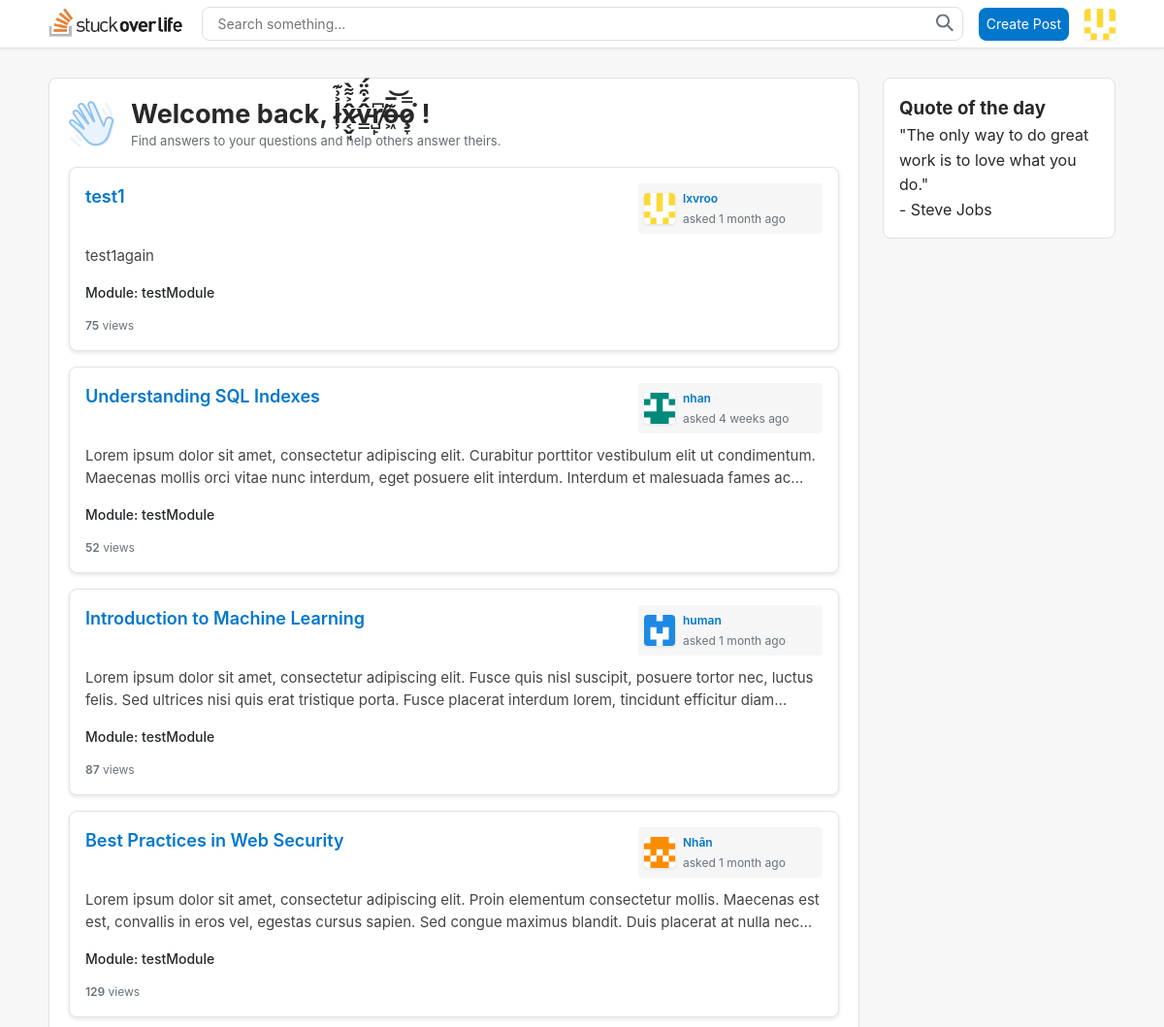
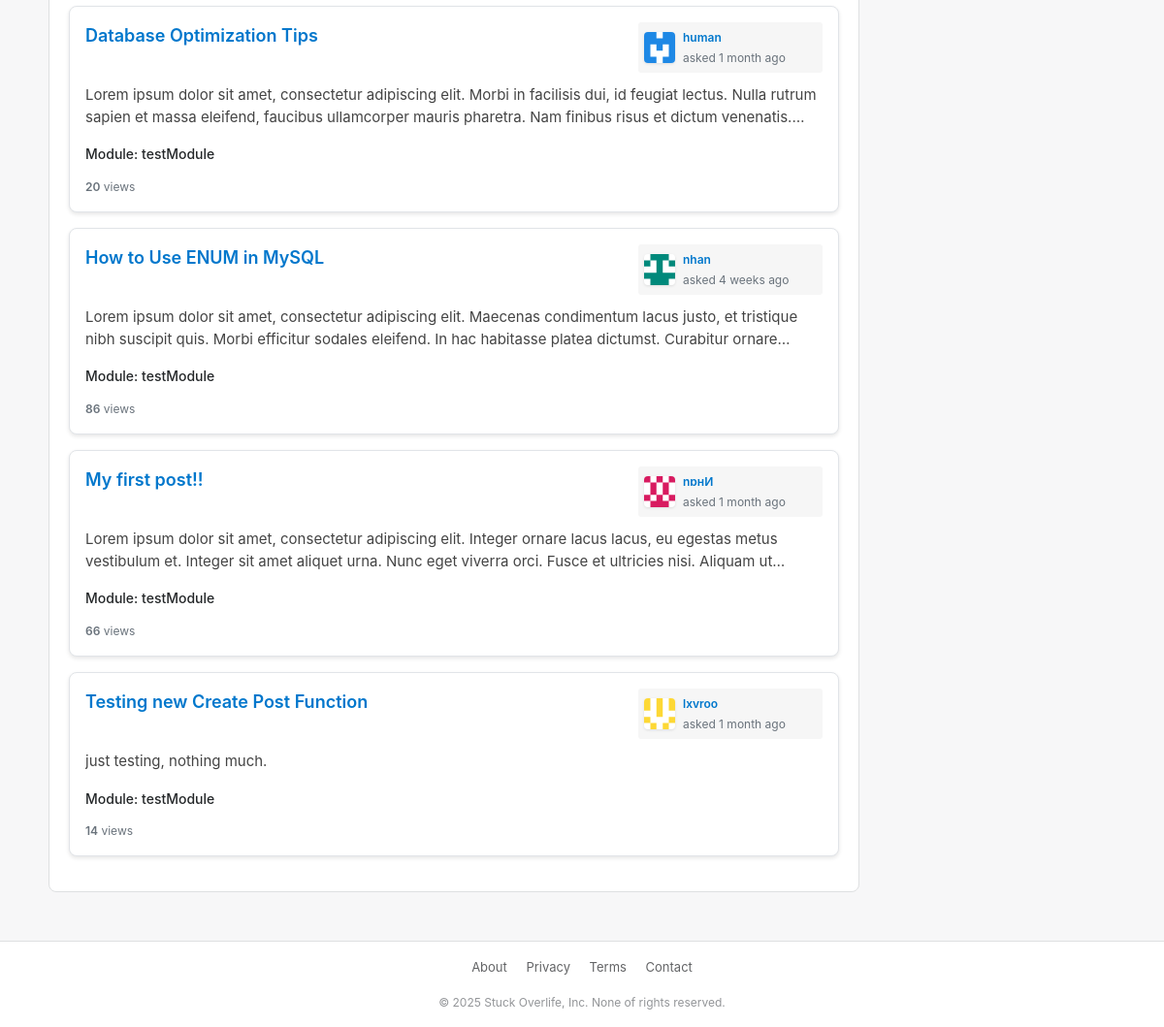
The app's page /index.php (signed in) with its own data (2 pictures, top to bottom).
### tables this page shows
CREATE TABLE `user` (
  `UserID` int(11) NOT NULL,
  `username` varchar(255) NOT NULL,
  `firstname` varchar(100) NOT NULL,
  `lastname` varchar(100) NOT NULL,
  `password` varchar(255) NOT NULL DEFAULT '',
  `avatar` varchar(100) DEFAULT NULL,
  `dob` date DEFAULT NULL,
  `bio` text DEFAULT NULL,
  `status` enum('Active','Blocked','Banned','Archived','Unknown') NOT NULL DEFAULT 'Active',
  `role` enum('user','admin') NOT NULL DEFAULT 'user',
  `createdAt` datetime NOT NULL DEFAULT current_timestamp()
);

CREATE TABLE `posts` (
  `PostID` int(11) NOT NULL,
  `title` varchar(255) NOT NULL,
  `content` text NOT NULL,
  `ModuleID` int(11) NOT NULL,
  `UserID` int(11) NOT NULL,
  `createdAt` datetime NOT NULL DEFAULT current_timestamp(),
  `updatedAt` datetime NOT NULL DEFAULT current_timestamp() ON UPDATE current_timestamp(),
  `AssetID` int(11) DEFAULT NULL,
  `viewCount` int(11) DEFAULT 0,
  `voteCount` int(11) DEFAULT 0
);

CREATE TABLE `modules` (
  `ModuleID` int(11) NOT NULL,
  `moduleName` varchar(255) NOT NULL,
  `description` varchar(255) NOT NULL
);

### includes/functions.php (called while the page is built, shortened)
<?php
    function query($pdo, $sql, $parameters = []) {
        $query = $pdo->prepare($sql);
        $query->execute($parameters);
        return $query;
    }
    function timeAgo($datetime, $full = false) {
        static $now = null;
        try {
            if ($now === null) {
                $now = new DateTime();
            }
            $then = new DateTime($datetime);
            $diff = (array) $now->diff($then);
            $diff['w'] = floor($diff['d'] / 7);
            $diff['d'] -= $diff['w'] * 7;
            $string = array(
                'y' => 'year',
                'm' => 'month',
                'w' => 'week',
                'd' => 'day',
                'h' => 'hour',
                'i' => 'minute',
                's' => 'second',
            );
            foreach($string as $k => &$v) {
                if ($diff[$k]) {
                    $v = $diff[$k] . ' ' . $v . ($diff[$k] > 1 ? 's' : '');
                } else {
                    unset($string[$k]);
                }
            }
            if (!$full) $string = array_slice($string, 0, 1);
            return $string ? implode(', ', $string) . ' ago' : 'just now';
        } catch (Exception $e) {
            error_log('Error in timeAgo function: ' . $e->getMessage());
            return 'unknown time';
        }
    }
    function allPosts($pdo){
        $posts = query($pdo, 'SELECT * FROM posts
        INNER JOIN user ON posts.userid = user.userid
        INNER JOIN modules ON posts.moduleid = modules.moduleid');
        return $posts->fetchAll();
    }
    function getUserByPost($pdo, $id) {
        $parameters = [':id' => $id];
        $query = query($pdo, 'SELECT u.* FROM user u
                              INNER JOIN posts p ON u.UserID = p.UserID
                              WHERE p.PostID = :id', $parameters);
        return $query->fetch();
    }
    function isLoggedIn() {
        return isset($_SESSION['user_id']);
    }
    function getCurrentUser($pdo) {
        if (isLoggedIn()) {
            $params = [':id' => $_SESSION['user_id']];
            $query = query($pdo, 'SELECT * FROM user WHERE userid = :id', $params);
            return $query->fetch();
        }
        return false;
    }
?>

### index.php (called while the page is built, shortened)
<?php
    try {
        include './includes/db.php';
        include './includes/functions.php';
        if (isset($_GET['search']) && !empty($_GET['search'])) {
            $searchTerm = trim($_GET['search']);
            $posts = search($pdo, $searchTerm);
        } else {
            $posts = allPosts($pdo);
        }
        include './views/home.html.php';
        $output = ob_get_clean();
    } catch (PDOException $e) {
        $title = 'An error has occurred';
        $output = 'Database error: ' . $e->getMessage();
    }
    include './views/layout.html.php';
?>

### views/home.html.php (the view)
<?php $pageType = 'home-page';?>
<?php foreach($posts as $post): ?>
    <div class="post">
        <div class="post-with-votes">
            <div class="post-main">
                <div class="post-header">
                    <a class="post-title" href="/coursework/models/posts.php?id=<?= $post['PostID'] ?>"><?= htmlspecialchars($post['title'], ENT_QUOTES, 'UTF-8') ?></a>
                    <div class="user-info">
                        <div class="user-avatar">
                            <?php
                                $author = getUserByPost($pdo, $post['PostID']);
                                $avatar = htmlspecialchars($author['avatar'], ENT_QUOTES, 'UTF-8');
                            ?>
                            <img height="32px" src="/coursework/assets/images/random_pfp/<?= $avatar ?>" alt="User avatar">
                        </div>
                        <div class="user-info-details">
                            <a href="/coursework/models/profile.php?user_id=<?= htmlspecialchars($post['UserID'], ENT_QUOTES, 'UTF-8') ?>" class="user-name"><?= htmlspecialchars($post['username'], ENT_QUOTES, 'UTF-8') ?></a>
                            <span class="user-reputation">asked <?= timeAgo($post['createdAt']) ?></span>
                        </div>
                    </div>
                </div>
                <div class="post-content post-preview">
                    <?php
                    $content = strip_tags(htmlspecialchars($post['content'], ENT_QUOTES, 'UTF-8'));
                    $lines = explode("\n", $content);
                    $preview = array_slice($lines, 0, 2);
                    $preview = implode("\n", $preview);
                    if (count($lines) > 2 || strlen($content) > strlen($preview)) {
                        $preview = trim($preview) . '...';
                    }
                    echo $preview;
                    ?>
                </div>
                <div class="post-module">
                    Module: <?= htmlspecialchars($post['moduleName'], ENT_QUOTES, 'UTF-8') ?>
                </div>
                <div class="post-stats">
                    <div class="post-stat">
                        <span class="post-stat-value"><?= htmlspecialchars($post['viewCount'], ENT_QUOTES, 'UTF-8') ?></span> views
                    </div>
                </div>
            </div>
        </div>
    </div>
<?php endforeach; ?>

### views/layout.html.php (shortened to what this page needs)
<!DOCTYPE html>
<html lang="en">
<head>
    <link rel="stylesheet" href="/coursework/style.css">
</head>
<body class="<?= $pageType ?? '' ?>">
    <header>
        <div class="header-container">
            <a href="/coursework/index.php" class="header-logo">
                <img src="/coursework/assets/images/logo.svg" alt="Logo" title="Home">
            </a>
            <div class="header-search">
                <form action="/coursework/index.php" method="get" class="header-search-form">
                    <input type="text" name="search" placeholder="Search something..."
                        value="<?= isset($_GET['search']) ? htmlspecialchars($_GET['search'], ENT_QUOTES, 'UTF-8') : '' ?>">
                    <button type="submit" class="search-icon">
                        <svg aria-hidden="true" width="18" height="18" viewBox="0 0 18 18">
                            <path d="M18 16.5l-5.14-5.18h-.35a7 7 0 1 0-1.19 1.19v.35L16.5 18l1.5-1.5zM12 7A5 5 0 1 1 2 7a5 5 0 0 1 10 0z" fill="currentColor"></path>
                        </svg>
                    </button>
                </form>
            </div>
            <nav class="header-nav">
                <a href="/coursework/models/createPost.php" class="create-post-button">
                    Create Post
                </a>
                <?php if(isLoggedIn()):?>
                        <?php
                        $currentUser = getCurrentUser($pdo);
                        $avatar = isset($currentUser['avatar']) ? htmlspecialchars($currentUser['avatar'], ENT_QUOTES, 'UTF-8') : "random_pfp";
                        ?>
                        <img class="user-avatar avatar-button" height="32px" src="/coursework/assets/images/random_pfp/<?= $avatar ?>" alt="User avatar" onclick="toggleSubMenu()">
                <?php else:?>
                    <a href="/coursework/models/login.php" class="login-button">Log in</a>
                    <a href="/coursework/models/register.php" class="signup-button">Sign up</a>
                <?php endif; ?>
            </nav>
        </div>
    </header>
    <div class="main-container">
        <main class="main-content">
            <div class="main-content-welcome">
                <?php if(isset($_GET['search']) && !empty($_GET['search']) && isset($pageType) && $pageType === 'home-page'): ?>
                    <div class="main-container-welcome-text">
                        <p>Search Results</p>
                        <span>Results for <?= htmlspecialchars($_GET['search'], ENT_QUOTES, 'UTF-8') ?></span>
                    </div>
                <?php elseif(!isLoggedIn() && isset($pageType) && $pageType === 'home-page'): ?>
                    <p>Newest Questions</p>
                <?php elseif(isset($pageType) && $pageType === 'home-page'): ?>
                    <div class="main-container-welcome-text">
                        <p>Welcome back, <?= htmlspecialchars($currentUser['firstname'] ?? '', ENT_QUOTES, 'UTF-8') ?> <?= htmlspecialchars($currentUser['lastname'] ?? '', ENT_QUOTES, 'UTF-8') ?>!</p>
                        <span>Find answers to your questions and help others answer theirs.</span>
                    </div>
                <?php endif; ?>
            </div>
            <?= $output ?>
        </main>
<aside class="sidebar">
    <div class="sidebar-widget">
        <?php if(isset($pageType) && $pageType === 'profile-page'): ?>
            <div class="profile-card">
                <div class="profile-header">
                    <img class="profile-avatar" src="/coursework/assets/images/random_pfp/<?= htmlspecialchars($profileUser['avatar'], ENT_QUOTES, 'UTF-8') ?>" alt="User avatar">
                    <div class="profile-names">
                        <h3 class="profile-fullname">
                            <?= htmlspecialchars($profileUser['firstname'] ?? '', ENT_QUOTES, 'UTF-8') ?>
                            <?= htmlspecialchars($profileUser['lastname'] ?? '', ENT_QUOTES, 'UTF-8') ?>
                        </h3>
                        <p class="profile-username">@<?= htmlspecialchars($profileUser['username'] ?? 'anonymous', ENT_QUOTES, 'UTF-8') ?></p>
                    </div>
                </div>
                <?php if(!empty($profileUser['bio'])): ?>
                    <p class="profile-bio"><?= htmlspecialchars($profileUser['bio'] ?? '', ENT_QUOTES, 'UTF-8') ?></p>
                <?php endif; ?>
                <div class="profile-stats">
                    <div class="stat-item">
                        <span class="stat-value"><?= getUserPostCount($pdo, $profileUserId) ?? 0 ?></span>
                        <span class="stat-label">Posts</span>
                    </div>
                    <div class="stat-item">
                        <span class="stat-value"><?= getUserCommentCount($pdo, $profileUserId) ?? 0 ?></span>
                        <span class="stat-label">Comments</span>
                    </div>
                </div>
                <div class="profile-details">
                    <div class="member-since">
                        <span>Member since: <?= formatDate($currentUser['createdAt'] ?? '') ?></span>
                    </div>
                </div>
            </div>
        <?php elseif(isLoggedIn()): ?>
            <h3>Quote of the day</h3>
            <p>"The only way to do great work is to love what you do." </br>- Steve Jobs</p>
        <?php else: ?>
            <p>Welcome to Stuck Overlife!</p>
            <p>Please <a href="/coursework/models/login.php">log in</a> or <a href="/coursework/models/register.php">sign up</a> to post questions and answers.</p>
        <?php endif; ?>
    </div>
</aside>
    </div>
    <footer>
        <div class="footer-links">
            <a href="#" class="footer-link">About</a>
            <a href="#" class="footer-link">Privacy</a>
            <a href="#" class="footer-link">Terms</a>
            <a href="#" class="footer-link">Contact</a>
        </div>
        <div class="footer-copyright">
            © 2025 Stuck Overlife, Inc. None of rights reserved.
        </div>
    </footer>
</body>
</html>

### records on screen
user: avatar (picture), firstname "l̷̹͐͗͊x̷͔̬̘̂͐͌̀v̵͇̂́͒̈́r̸̺̙͆o̶͖͊̅͝o̷̧̞̿͘"
posts: title "test1", UserID.avatar (picture), UserID.username "lxvroo", UserID.createdAt "1 month ago", content "test1again", ModuleID.moduleName "testModule", viewCount "75"
posts: title "Understanding SQL Indexes", UserID.avatar (picture), UserID.username "nhan", UserID.createdAt "4 weeks ago", content "Lorem ipsum dolor sit amet, consectetur adipiscing elit. Curabitur porttitor vestibulum elit ut condimentum. Maecenas mollis orci vitae nunc interdum, eget posuere elit interdum. Interdum et malesuada fames…", ModuleID.moduleName "testModule", viewCount "52"
posts: title "Introduction to Machine Learning", UserID.avatar (picture), UserID.username "human", UserID.createdAt "1 month ago", content "Lorem ipsum dolor sit amet, consectetur adipiscing elit. Fusce quis nisl suscipit, posuere tortor nec, luctus felis. Sed ultrices nisi quis erat tristique porta. Fusce placerat interdum lorem, tincidunt efficitur…", ModuleID.moduleName "testModule", viewCount "87"
posts: title "Best Practices in Web Security", UserID.avatar (picture), UserID.username "Nhân", UserID.createdAt "1 month ago", content "Lorem ipsum dolor sit amet, consectetur adipiscing elit. Proin elementum consectetur mollis. Maecenas est est, convallis in eros vel, egestas cursus sapien. Sed congue maximus blandit. Duis placerat at nulla…", ModuleID.moduleName "testModule", viewCount "129"
posts: title "Database Optimization Tips", UserID.avatar (picture), UserID.username "human", UserID.createdAt "1 month ago", content "Lorem ipsum dolor sit amet, consectetur adipiscing elit. Morbi in facilisis dui, id feugiat lectus. Nulla rutrum sapien et massa eleifend, faucibus ullamcorper mauris pharetra. Nam finibus risus et dictum…", ModuleID.moduleName "testModule", viewCount "20"
posts: title "How to Use ENUM in MySQL", UserID.avatar (picture), UserID.username "nhan", UserID.createdAt "4 weeks ago", content "Lorem ipsum dolor sit amet, consectetur adipiscing elit. Maecenas condimentum lacus justo, et tristique nibh suscipit quis. Morbi efficitur sodales eleifend. In hac habitasse platea dictumst. Curabitur…", ModuleID.moduleName "testModule", viewCount "86"
posts: title "My first post!!", UserID.avatar (picture), UserID.username "nɒʜИ", UserID.createdAt "1 month ago", content "Lorem ipsum dolor sit amet, consectetur adipiscing elit. Integer ornare lacus lacus, eu egestas metus vestibulum et. Integer sit amet aliquet urna. Nunc eget viverra orci. Fusce et ultricies nisi. Aliquam…", ModuleID.moduleName "testModule", viewCount "66"
posts: title "Testing new Create Post Function", UserID.avatar (picture), UserID.username "lxvroo", UserID.createdAt "1 month ago", content "just testing, nothing much.", ModuleID.moduleName "testModule", viewCount "14"
